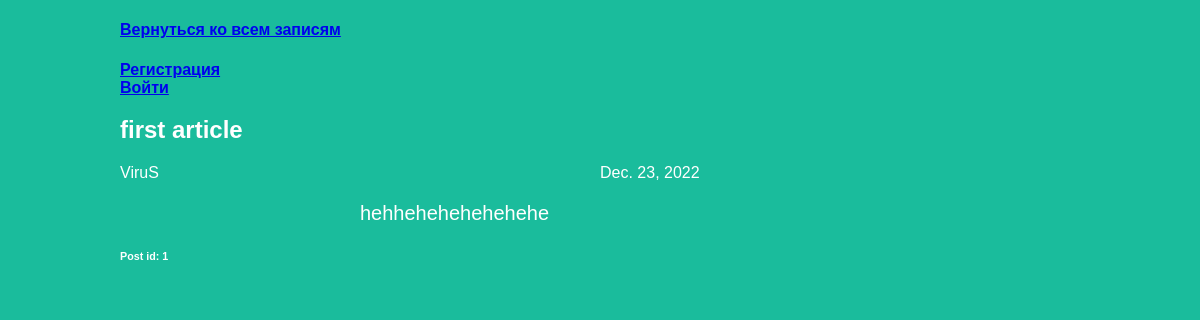
/articles/1/, run on the app's committed database.
### articles/models.py (models this page shows, shortened)
class Article(models.Model):
    id = models.BigAutoField(primary_key=True)
    title = models.CharField(max_length=200)
    author = models.ForeignKey(User, on_delete=models.CASCADE)
    text = models.TextField()
    created_date = models.DateField(auto_now_add=True)

### articles/views.py (the view)
# urls.py: path('articles/<int:article_id>/', views.get_article, name='get_article'),
def get_article(request, article_id):
    try:
        post = Article.objects.get(id=article_id)
        return render(request, 'article.html', {"post": post})
    except Article.DoesNotExist:
        raise

### articles/templates/article.html (shortened to what this page needs)
<!DOCTYPE html>
<html lang="en">
<head>
    <link rel="stylesheet" href="{{ STATIC_URL }}/static/index.css">
</head>
<body  class="article">
    <h4>
        <a href="/articles/">Вернуться ко всем записям</a>
        <a href="/register"><h4 class="post-title">Регистрация</h4></a>
        <a href="/login/">Войти</a>
    </h4>
    <div class="one-post" >
        <h2 class="post-title">{{ post.title }}</h2>
        <div class="article-info">
            <div class="article-author">{{ post.author.username }}</div>
            <div class="article-created- date">{{ post.created_date }}</div>
        </div>
        <p class="article-text">{{ post.text }}</p>
    </div>
    <h6 >Post id:  {{ post.id }}</h3>
</body>
</html>

### articles/static/index.css (style rules this page uses)
body { background: #1abc9c; font-family: Tahoma, Arial, sans-serif; color: #ffffff; }
.article { width: 960px; margin-left: auto; margin-right: auto; }
.article-author { width: 50%; float: left; }
p, h4 { font-size: 20px; margin-bottom: 0; }
h4 { font-size: 16px; }
.article-text { width: 50%; margin-left: auto; margin-right: auto; }

### data on the page
Article: title "first article", author.username "ViruS", created_date "Dec. 23, 2022", text "hehhehehehehehehe", id "1"
